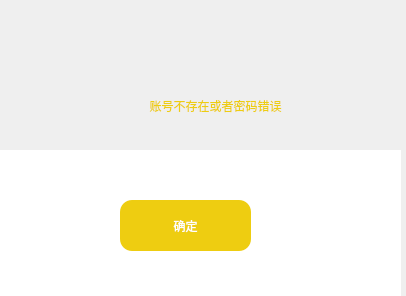
<?xml version="1.0" encoding="UTF-8"?>
<ui version="4.0">
 <class>error</class>
 <widget class="QWidget" name="error">
  <property name="geometry">
   <rect>
    <x>0</x>
    <y>0</y>
    <width>406</width>
    <height>296</height>
   </rect>
  </property>
  <property name="windowTitle">
   <string>Form</string>
  </property>
  <property name="styleSheet">
   <string notr="true">color: rgb(255, 255, 255);</string>
  </property>
  <widget class="QLabel" name="label">
   <property name="geometry">
    <rect>
     <x>30</x>
     <y>80</y>
     <width>371</width>
     <height>51</height>
    </rect>
   </property>
   <property name="styleSheet">
    <string notr="true">font: 700 20pt &quot;Microsoft YaHei UI&quot;;
color: rgb(238, 205, 17);</string>
   </property>
   <property name="text">
    <string>账号不存在或者密码错误</string>
   </property>
   <property name="alignment">
    <set>Qt::AlignCenter</set>
   </property>
  </widget>
  <widget class="QWidget" name="widget" native="true">
   <property name="geometry">
    <rect>
     <x>0</x>
     <y>150</y>
     <width>401</width>
     <height>151</height>
    </rect>
   </property>
   <property name="styleSheet">
    <string notr="true">background-color: rgb(255, 255, 255);</string>
   </property>
   <widget class="QPushButton" name="pushButton">
    <property name="geometry">
     <rect>
      <x>120</x>
      <y>50</y>
      <width>131</width>
      <height>51</height>
     </rect>
    </property>
    <property name="styleSheet">
     <string notr="true">QPushButton

{
	border-radius:12px;
	background-color: rgb(238, 205, 17);
	font: 75 15pt &quot;Agency FB&quot;;
	color:rgb(255,255,255)

}
QPushButton:hover
{
	background-color:rgb(255, 220,19);
}</string>
    </property>
    <property name="text">
     <string>确定</string>
    </property>
   </widget>
  </widget>
 </widget>
 <resources/>
 <connections/>
</ui>
